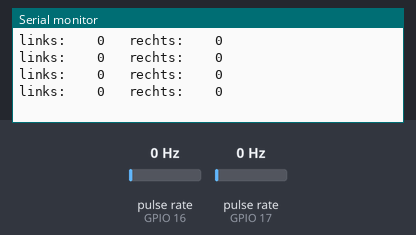
This sketch was run on a simulated ESP32. Shown: the last lines printed to the serial monitor. Wiring (inferred from the names in the program): 2 × pulse sensor: data GPIO 16 / data GPIO 17. The inputs (shaded band) are chosen by the test bench; at power-on: pulse rate (sensors on GPIO 16, GPIO 17) 0 Hz.

Above: at 1.7 s.
1.8 s: pulse rate (sensor on GPIO 16) set to 4 Hz
At 4.61 s:
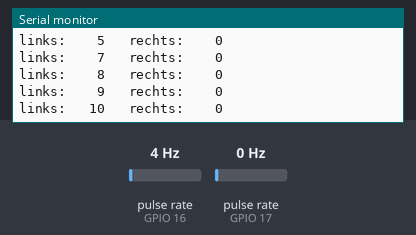
4.8 s: pulse rate (sensor on GPIO 17) set to 4 Hz
At 7.7 s:
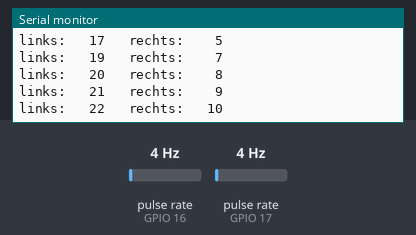
7.8 s: pulse rate (sensor on GPIO 16) set to 50 Hz
At 10.61 s:
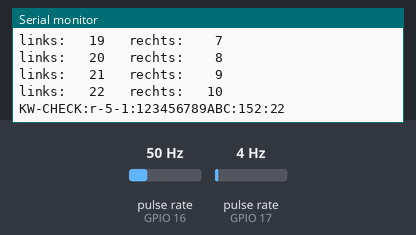
10.8 s: pulse rate (sensor on GPIO 17) set to 50 Hz
At 10.91 s:
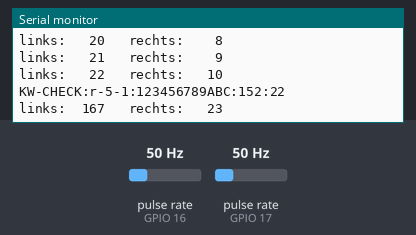
Timing chart, 0 to 13.8 s (numbered marks = the images above; inputs shaded):
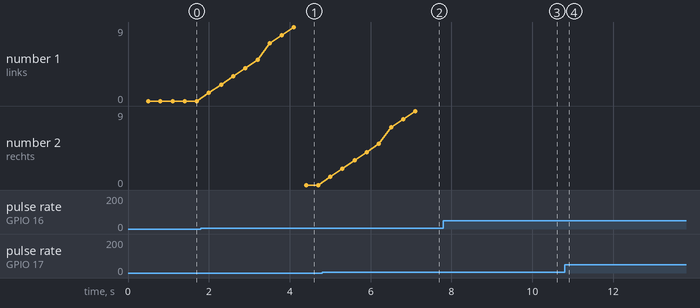

The sketch:

r-5-1-encoder.ino
```cpp
// Kampagne 2, Mission 5.1: Der Encoder
// Board: ESP32 Dev Module. Läuft am USB (Programmier-Regel aus Mission 2.2), die Motoren bleiben aus.
//
// Zwei Gabellichtschranken-Module (LM393, Schlitz 5 mm), Encoderscheiben auf den Motorachsen:
//   VCC -> 3V3   GND -> GND   DO links -> GPIO 16   DO rechts -> GPIO 17
// Drehe jedes Rad von Hand genau eine Umdrehung (Markierung mit Klebeband) und lies die Zähler ab.

const int ENC_L = 16, ENC_R = 17;
const uint32_t SPERRZEIT_US = 1500;   // Impulse, die schneller kommen, sind Störungen

volatile uint32_t zaehlerL = 0, zaehlerR = 0;
volatile uint32_t letzteL = 0, letzteR = 0;

// Interrupt-Routinen: so kurz wie möglich, nur zählen.
void IRAM_ATTR kanteL() { uint32_t t = micros(); if (t - letzteL > SPERRZEIT_US) { zaehlerL++; letzteL = t; } }
void IRAM_ATTR kanteR() { uint32_t t = micros(); if (t - letzteR > SPERRZEIT_US) { zaehlerR++; letzteR = t; } }

void setup() {
  Serial.begin(115200);
  delay(500);
  pinMode(ENC_L, INPUT); pinMode(ENC_R, INPUT);
  attachInterrupt(digitalPinToInterrupt(ENC_L), kanteL, RISING);
  attachInterrupt(digitalPinToInterrupt(ENC_R), kanteR, RISING);
  Serial.println();
  Serial.println("Mission 5.1: Drehe jedes Rad genau eine Umdrehung.");
}

bool gemeldet = false;

void loop() {
  uint32_t l = zaehlerL, r = zaehlerR;   // 32-Bit-Werte liest der ESP32 in einem Stück
  Serial.printf("links: %4lu   rechts: %4lu\n", (unsigned long)l, (unsigned long)r);
  if (!gemeldet && l >= 10 && r >= 10) {
    delay(3000);                          // noch 3 s Zeit, die Umdrehung zu beenden
    l = zaehlerL; r = zaehlerR;
    Serial.printf("KW-CHECK:r-5-1:%012llX:%lu:%lu\n", (unsigned long long)ESP.getEfuseMac(), (unsigned long)l, (unsigned long)r);
    gemeldet = true;
  }
  delay(300);
}
```

Measured:
- after the input at 1.8 s, the serial monitor: prints a new line after 0.20 s (image 1)
- after the input at 4.8 s, the serial monitor: prints a new line after 0.20 s (image 2)
- after the input at 7.8 s, the serial monitor: prints a new line after 2.6 s (image 3)
- plotted number 1: 0 → 9 after the input at 1.8 s
